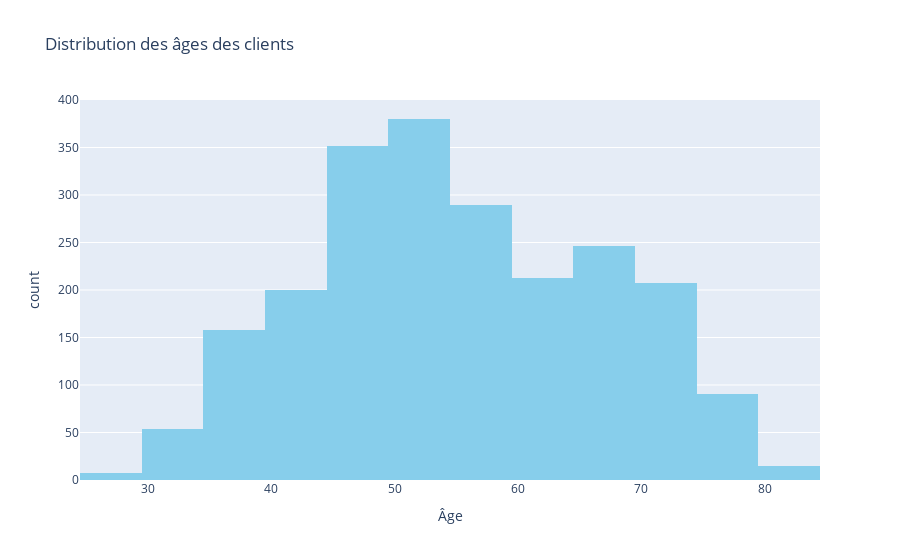

The notebook cell this image was saved under:
### Code cell
fig = px.histogram(df, x='Age', nbins=20, title='Distribution des âges des clients',
                   labels={'Age': 'Âge'}, 
                   color_discrete_sequence=['skyblue'])
fig.show()

### Figure 1 — Plotly figure (JSON) as saved in the notebook; plotly's stock layout.template omitted (floating-point values rounded to 4 significant figures; data arrays with more than 128 entries replaced by an {"elided": "..."} marker saying what was removed)
{"data": [{"alignmentgroup": "True", "bingroup": "x", "hovertemplate": "Âge=%{x}<br>count=%{y}<extra></extra>", "legendgroup": "", "marker": {"color": "skyblue", "pattern": {"shape": ""}}, "name": "", "nbinsx": 20, "offsetgroup": "", "orientation": "v", "showlegend": false, "type": "histogram", "x": {"elided": "2212 int values"}, "xaxis": "x", "yaxis": "y"}], "layout": {"barmode": "relative", "legend": {"tracegroupgap": 0}, "title": {"text": "Distribution des âges des clients"}, "xaxis": {"anchor": "y", "domain": [0, 1], "title": {"text": "Âge"}}, "yaxis": {"anchor": "x", "domain": [0, 1], "title": {"text": "count"}}}}
